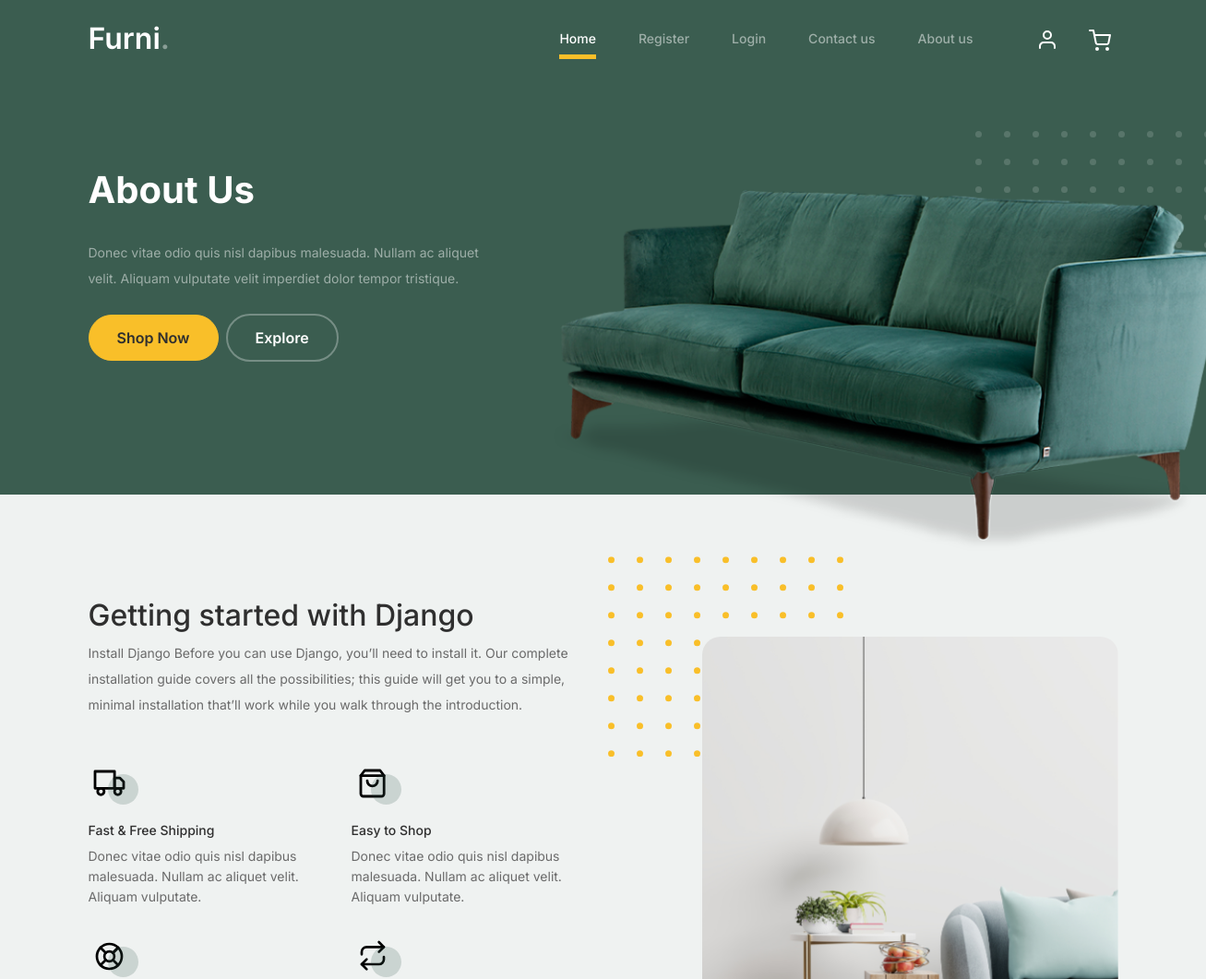
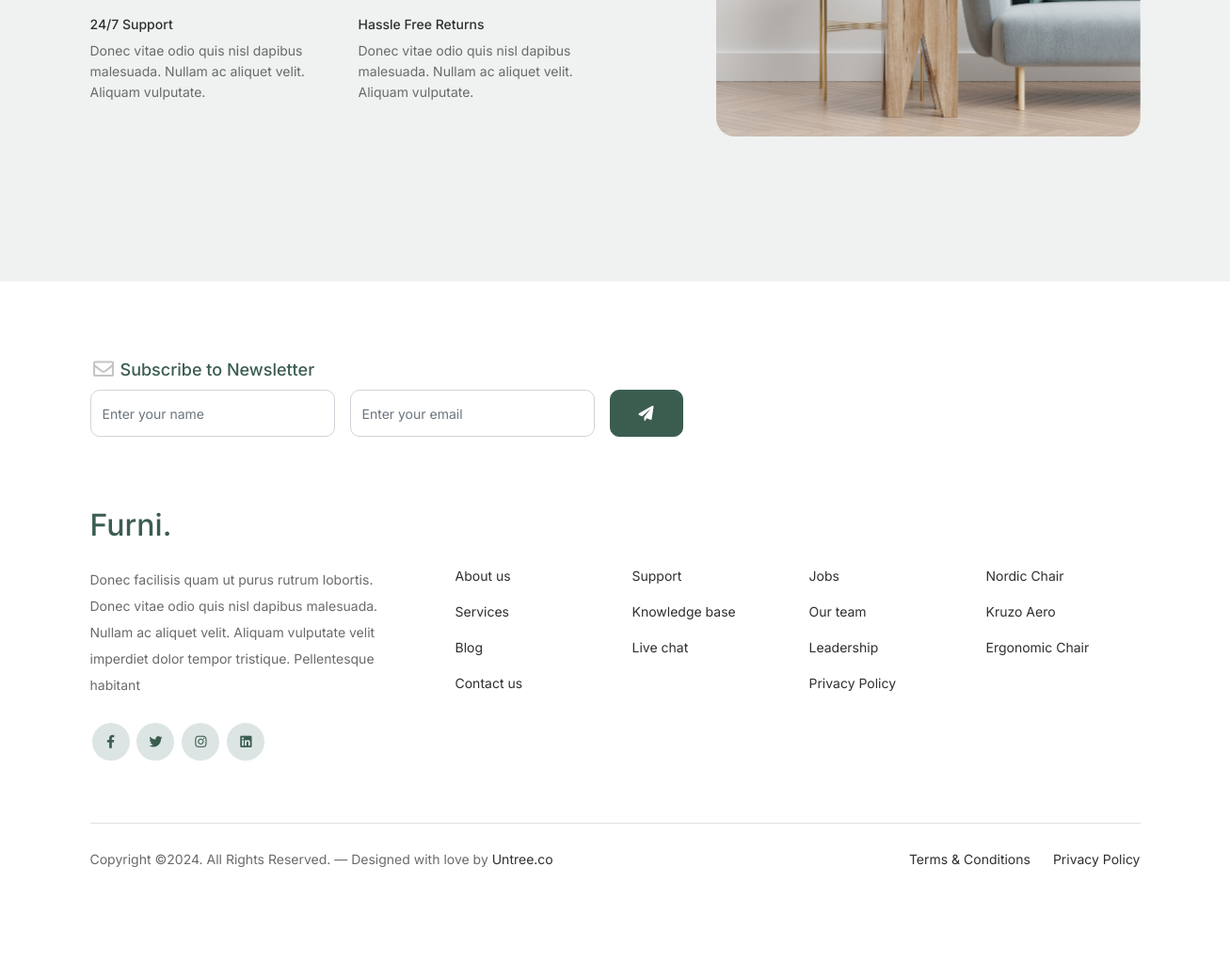
Page /mainapp/about/ on the committed database (2 pictures, top to bottom).
### main_app/models.py (models this page shows, shortened)
class About(models.Model):
    title = models.CharField(max_length=100)
    info = models.TextField()
    image = models.ImageField(upload_to='about/')
    icon = models.ImageField(upload_to='about-icon/')
    icon_title = models.CharField(max_length=100)
    icon_info = models.TextField()

### main_app/views.py (the view)
# urls.py: path('about/', about_list, name='about'),
def about_list(request):
    about_items = About.objects.all()
    return render(request, 'about.html', {'about': about_items})

### templates/about.html (shortened to what this page needs)
<!doctype html>
{% load static %}
<html lang="en">
<head>
  <link href="{% static 'css/bootstrap.min.css' %}" rel="stylesheet">
  <link href="https://cdnjs.cloudflare.com/ajax/libs/font-awesome/6.0.0-beta3/css/all.min.css" rel="stylesheet">
  <link href="{% static 'css/tiny-slider.css' %}" rel="stylesheet">
  <link href="{% static 'css/style.css' %}" rel="stylesheet">
</head>
	<body>
  <nav class="custom-navbar navbar navbar navbar-expand-md navbar-dark bg-dark" arial-label="Furni navigation bar">
    <div class="container">
      <a class="navbar-brand" href="{% url 'home' %}">Furni<span>.</span></a>
      <div class="collapse navbar-collapse" id="navbarsFurni">
        <ul class="custom-navbar-nav navbar-nav ms-auto mb-2 mb-md-0">
          <li class="nav-item active">
            <a class="nav-link" href="{% url 'home' %}">Home</a>
          </li>
          {% if not user.is_authenticated %}
          <li><a class="nav-link" href="{% url 'register' %}">Register</a></li>
          <li><a class="nav-link" href="{% url 'login' %}">Login</a></li>
          {% else %}
          <li><a class="nav-link" href="{% url 'logout' %}">Logout</a></li>
          {% endif %}
          <li><a class="nav-link" href="{% url 'contact' %}">Contact us</a></li>
          <li><a class="nav-link" href="{% url 'about' %}">About us</a></li>
        </ul>
        <ul class="custom-navbar-cta navbar-nav mb-2 mb-md-0 ms-5">
          <li><a class="nav-link" href="#"><img src="{% static 'images/user.svg' %}"></a></li>
          <li><a class="nav-link" href="{% url 'cart' %}"><img src="{% static 'images/cart.svg' %}"></a></li>
        </ul>
      </div>
    </div>
  </nav>
			<div class="hero">
				<div class="container">
					<div class="row justify-content-between">
						<div class="col-lg-5">
							<div class="intro-excerpt">
								<h1>About Us</h1>
								<p class="mb-4">Donec vitae odio quis nisl dapibus malesuada. Nullam ac aliquet velit. Aliquam vulputate velit imperdiet dolor tempor tristique.</p>
								<p><a href="" class="btn btn-secondary me-2">Shop Now</a><a href="#" class="btn btn-white-outline">Explore</a></p>
							</div>
						</div>
						<div class="col-lg-7">
							<div class="hero-img-wrap">
								<img src="{% static 'images/couch.png' %}" class="img-fluid">
							</div>
						</div>
					</div>
				</div>
			</div>
{% for i in about %}
		<div class="why-choose-section">
			<div class="container">
				<div class="row justify-content-between align-items-center">
					<div class="col-lg-6">
						<h2 class="section-title">{{ i.title }}</h2>
						<p>{{ i.info }}</p>
						<div class="row my-5">
							<div class="col-6 col-md-6">
								<div class="feature">
									<div class="icon">
										<img src="{% static 'images/truck.svg' %}" alt="Image" class="imf-fluid">
									</div>
									<h3>Fast &amp; Free Shipping</h3>
									<p>Donec vitae odio quis nisl dapibus malesuada. Nullam ac aliquet velit. Aliquam vulputate.</p>
								</div>
							</div>
							<div class="col-6 col-md-6">
								<div class="feature">
									<div class="icon">
										<img src="{% static 'images/bag.svg' %}" alt="Image" class="imf-fluid">
									</div>
									<h3>Easy to Shop</h3>
									<p>Donec vitae odio quis nisl dapibus malesuada. Nullam ac aliquet velit. Aliquam vulputate.</p>
								</div>
							</div>
							<div class="col-6 col-md-6">
								<div class="feature">
									<div class="icon">
										<img src="{% static 'images/support.svg' %}" alt="Image" class="imf-fluid">
									</div>
									<h3>24/7 Support</h3>
									<p>Donec vitae odio quis nisl dapibus malesuada. Nullam ac aliquet velit. Aliquam vulputate.</p>
								</div>
							</div>
							<div class="col-6 col-md-6">
								<div class="feature">
									<div class="icon">
										<img src="{% static 'images/return.svg' %}" alt="Image" class="imf-fluid">
									</div>
									<h3>Hassle Free Returns</h3>
									<p>Donec vitae odio quis nisl dapibus malesuada. Nullam ac aliquet velit. Aliquam vulputate.</p>
								</div>
							</div>
						</div>
					</div>
					<div class="col-lg-5">
						<div class="img-wrap">
							<img src="{% static 'images/why-choose-us-img.jpg' %}" alt="Image" class="img-fluid">
						</div>
					</div>
				</div>
			</div>
		</div>
		<footer class="footer-section">
			<div class="container relative">
				<div class="row">
					<div class="col-lg-8">
						<div class="subscription-form">
							<h3 class="d-flex align-items-center"><span class="me-1"><img src="{% static 'images/envelope-outline.svg' %}" alt="Image" class="img-fluid"></span><span>Subscribe to Newsletter</span></h3>
							<form action="#" class="row g-3">
								<div class="col-auto">
									<input type="text" class="form-control" placeholder="Enter your name">
								</div>
								<div class="col-auto">
									<input type="email" class="form-control" placeholder="Enter your email">
								</div>
								<div class="col-auto">
									<button class="btn btn-primary">
										<span class="fa fa-paper-plane"></span>
									</button>
								</div>
							</form>
						</div>
					</div>
				</div>
				<div class="row g-5 mb-5">
					<div class="col-lg-4">
						<div class="mb-4 footer-logo-wrap"><a href="#" class="footer-logo">Furni<span>.</span></a></div>
						<p class="mb-4">Donec facilisis quam ut purus rutrum lobortis. Donec vitae odio quis nisl dapibus malesuada. Nullam ac aliquet velit. Aliquam vulputate velit imperdiet dolor tempor tristique. Pellentesque habitant</p>
						<ul class="list-unstyled custom-social">
							<li><a href="#"><span class="fa fa-brands fa-facebook-f"></span></a></li>
							<li><a href="#"><span class="fa fa-brands fa-twitter"></span></a></li>
							<li><a href="#"><span class="fa fa-brands fa-instagram"></span></a></li>
							<li><a href="#"><span class="fa fa-brands fa-linkedin"></span></a></li>
						</ul>
					</div>
					<div class="col-lg-8">
						<div class="row links-wrap">
							<div class="col-6 col-sm-6 col-md-3">
								<ul class="list-unstyled">
									<li><a href="#">About us</a></li>
									<li><a href="#">Services</a></li>
									<li><a href="#">Blog</a></li>
									<li><a href="#">Contact us</a></li>
								</ul>
							</div>
							<div class="col-6 col-sm-6 col-md-3">
								<ul class="list-unstyled">
									<li><a href="#">Support</a></li>
									<li><a href="#">Knowledge base</a></li>
									<li><a href="#">Live chat</a></li>
								</ul>
							</div>
							<div class="col-6 col-sm-6 col-md-3">
								<ul class="list-unstyled">
									<li><a href="#">Jobs</a></li>
									<li><a href="#">Our team</a></li>
									<li><a href="#">Leadership</a></li>
									<li><a href="#">Privacy Policy</a></li>
								</ul>
							</div>
							<div class="col-6 col-sm-6 col-md-3">
								<ul class="list-unstyled">
									<li><a href="#">Nordic Chair</a></li>
									<li><a href="#">Kruzo Aero</a></li>
									<li><a href="#">Ergonomic Chair</a></li>
								</ul>
							</div>
						</div>
					</div>
				</div>
				<div class="border-top copyright">
					<div class="row pt-4">
						<div class="col-lg-6">
							<p class="mb-2 text-center text-lg-start">Copyright &copy;. All Rights Reserved. &mdash; Designed with love by <a href="https://untree.co">Untree.co</a>
            </p>
						</div>
						<div class="col-lg-6 text-center text-lg-end">
							<ul class="list-unstyled d-inline-flex ms-auto">
								<li class="me-4"><a href="#">Terms &amp; Conditions</a></li>
								<li><a href="#">Privacy Policy</a></li>
							</ul>
						</div>
					</div>
				</div>
			</div>
		</footer>
				{% endfor %}
	</body>
</html>

### rows in the picture
About: title "Getting started with Django", info "Install Django Before you can use Django, you’ll need to install it. Our complete installation guide covers all the possibilities; this guide will get you to a simple, minimal installation that’ll work while you walk through the introduction."
